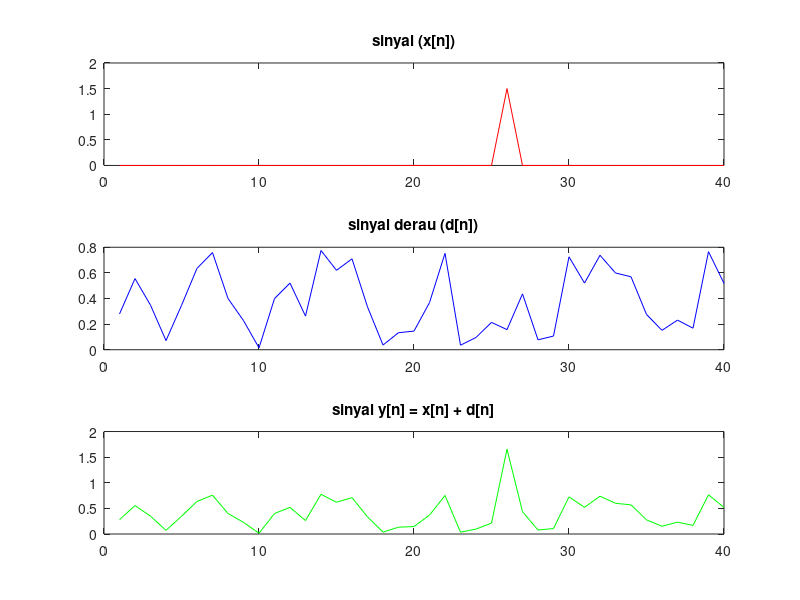

Recreate this plot in MATLAB.
clc;
clear all;

h = [3 1 0.5];
lh =  length(h);
axis = zeros(1,40);
hn = [h,axis];

for i = 1:1h;
  axis(1,25+i) = h(i);
endfor
x = 0.5*axis;

a = 0.8;
d = a*(rand(1, 40));

y = x + d;

figure;
subplot(3,1,1);
plot(x,'r');
title("sinyal (x[n])");
axis([1 40]);

subplot(3,1,2);
plot(d,'b');
title("sinyal derau (d[n])");
axis([1 40]);

subplot(3,1,3);
plot(y,'g');
title("sinyal y[n] = x[n] + d[n]");
axis([1 40]);
